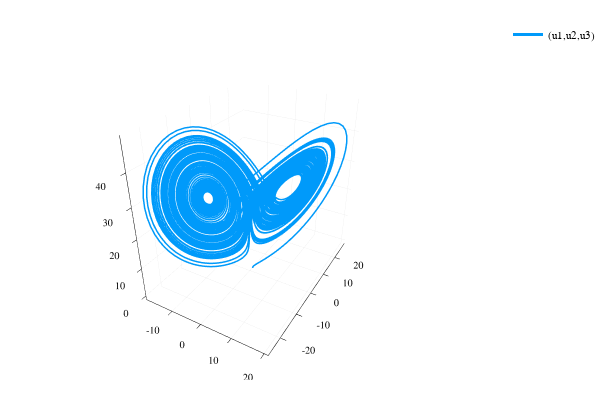

The cell this chart's notebook holds for it:
### Code cell
function lorenz(du,u,p,t)
 du[1] = 10.0*(u[2]-u[1])
 du[2] = u[1]*(28.0-u[3]) - u[2]
 du[3] = u[1]*u[2] - (8/3)*u[3]
end

u0 = [1.0;0.0;0.0] ; tspan = (0.0,100.0);
prob = ODEProblem(lorenz,u0,tspan)
sol = DifferentialEquations.solve(prob)
Plots.plot(sol,vars=(1,2,3))

### Figure 1 — Plotly figure (JSON) as saved in the notebook; plotly's stock layout.template omitted (floating-point values rounded to 4 significant figures; data arrays with more than 128 entries replaced by an {"elided": "..."} marker saying what was removed)
{"data": [{"colorbar": {"title": ""}, "hoverinfo": "text", "legendgroup": "(u1,u2,u3)", "line": {"color": "rgba(0, 154, 250, 1.000)", "dash": "solid", "shape": "linear", "width": 3}, "mode": "lines", "name": "(u1,u2,u3)", "showlegend": true, "text": {"elided": "12870 null values"}, "type": "scatter3d", "x": {"elided": "12870 float values"}, "xaxis": "x1", "y": {"elided": "12870 float values"}, "yaxis": "y1", "z": {"elided": "12870 float values"}, "zmax": 0.1, "zmin": -0.1}], "layout": {"annotations": [], "height": 400, "legend": {"bgcolor": "rgba(255, 255, 255, 1.000)", "bordercolor": "rgba(0, 0, 0, 1.000)", "font": {"color": "rgba(0, 0, 0, 1.000)", "family": "sans-serif", "size": 11}, "tracegroupgap": 0, "x": 1, "y": 1}, "margin": {"b": 20, "l": 0, "r": 0, "t": 20}, "paper_bgcolor": "rgba(255, 255, 255, 1.000)", "plot_bgcolor": "rgba(255, 255, 255, 1.000)", "scene": {"camera": {"eye": {"x": 1.126, "y": -1.95, "z": 1.3}}, "xaxis": {"anchor": "y1", "domain": [0.05101, 0.9934], "gridcolor": "rgba(0, 0, 0, 0.100)", "gridwidth": 0.5, "linecolor": "rgba(0, 0, 0, 1.000)", "mirror": false, "range": [-19.59, 21.2], "showgrid": true, "showline": true, "showticklabels": true, "tickangle": 0, "tickcolor": "rgb(0, 0, 0)", "tickfont": {"color": "rgba(0, 0, 0, 1.000)", "family": "sans-serif", "size": 11}, "tickmode": "array", "ticks": "inside", "ticktext": ["-10", "0", "10", "20"], "tickvals": [-10, 0, 10, 20], "title": "", "titlefont": {"color": "rgba(0, 0, 0, 1.000)", "family": "sans-serif", "size": 15}, "type": "-", "visible": true, "zeroline": false, "zerolinecolor": "rgba(0, 0, 0, 1.000)"}, "yaxis": {"anchor": "x1", "domain": [0.03762, 0.9902], "gridcolor": "rgba(0, 0, 0, 0.100)", "gridwidth": 0.5, "linecolor": "rgba(0, 0, 0, 1.000)", "mirror": false, "range": [-26.65, 29.25], "showgrid": true, "showline": true, "showticklabels": true, "tickangle": 0, "tickcolor": "rgb(0, 0, 0)", "tickfont": {"color": "rgba(0, 0, 0, 1.000)", "family": "sans-serif", "size": 11}, "tickmode": "array", "ticks": "inside", "ticktext": ["-20", "-10", "0", "10", "20"], "tickvals": [-20, -10, 0, 10, 20], "title": "", "titlefont": {"color": "rgba(0, 0, 0, 1.000)", "family": "sans-serif", "size": 15}, "type": "-", "visible": true, "zeroline": false, "zerolinecolor": "rgba(0, 0, 0, 1.000)"}, "zaxis": {"gridcolor": "rgba(0, 0, 0, 0.100)", "gridwidth": 0.5, "linecolor": "rgba(0, 0, 0, 1.000)", "mirror": false, "range": [-1.451, 49.83], "showgrid": true, "showline": true, "showticklabels": true, "tickangle": 0, "tickcolor": "rgb(0, 0, 0)", "tickfont": {"color": "rgba(0, 0, 0, 1.000)", "family": "sans-serif", "size": 11}, "tickmode": "array", "ticks": "inside", "ticktext": ["0", "10", "20", "30", "40"], "tickvals": [0, 10, 20, 30, 40], "title": "", "titlefont": {"color": "rgba(0, 0, 0, 1.000)", "family": "sans-serif", "size": 15}, "type": "-", "visible": true, "zeroline": false, "zerolinecolor": "rgba(0, 0, 0, 1.000)"}}, "showlegend": true, "width": 600}}
